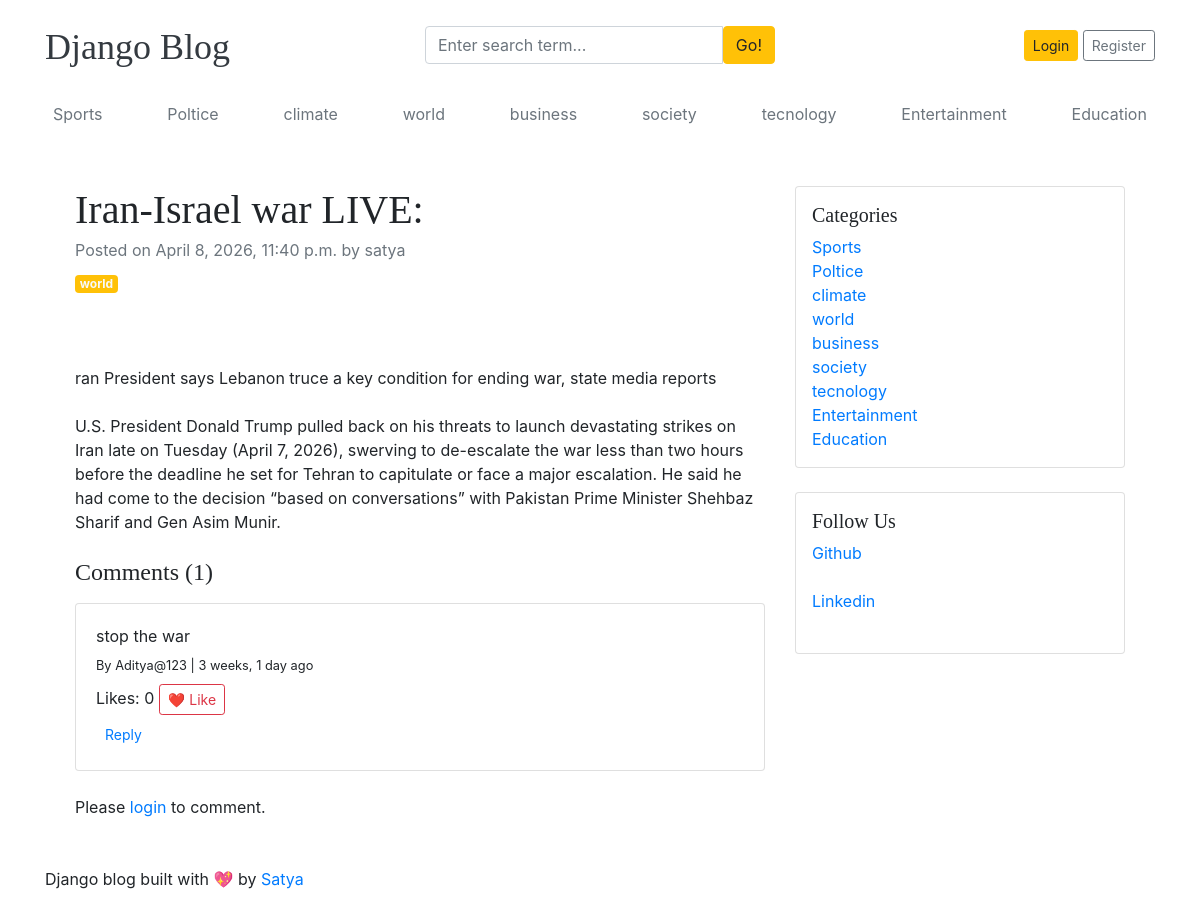
Page /blogs/iran-israel-war-live-14/ on the committed database.
### blogs/models.py (models this page shows, shortened)
class Category(models.Model):
    category_name = models.CharField(max_length=50, unique=True)
    created_at = models.DateTimeField(auto_now_add=True)
    updated_at = models.DateTimeField(auto_now=True)
    class Meta:
        verbose_name_plural = 'categories'

class Blog(models.Model):
    title = models.CharField(max_length=100)
    slug = models.SlugField(max_length=150, unique=True, blank=True)
    category = models.ForeignKey(Category, on_delete=models.CASCADE)
    author = models.ForeignKey(User, on_delete=models.CASCADE)
    featured_image = CloudinaryField('image')
    short_description = models.TextField(max_length=500)
    blog_body = models.TextField(max_length=2000)
    status = models.CharField(max_length=100, choices=STATUS_CHOICES, default="draft")
    is_featured = models.BooleanField(default=False)
    created_at = models.DateTimeField(auto_now_add=True)
    updated_at = models.DateTimeField(auto_now=True)

class Comment(models.Model):
    user = models.ForeignKey(User, on_delete=models.CASCADE)
    blog = models.ForeignKey(Blog, on_delete=models.CASCADE)
    comment = models.TextField(max_length=250)
    parent = models.ForeignKey(
        'self',
        null=True,
        blank=True,
        on_delete=models.CASCADE,
        related_name='replies'
    )
    likes = models.ManyToManyField(
        User,
        related_name='comment_likes',
        blank=True
    )
    created_at = models.DateTimeField(auto_now_add=True)
    updated_at = models.DateTimeField(auto_now=True)
    def total_likes(self):
        return self.likes.count()

### assignment/models.py (models this page shows, shortened)
class SocialLink(models.Model):
    platform =models.CharField( max_length=25)
    link= models.URLField( max_length=100)
    created_at= models.DateTimeField( auto_now_add=True)
    updated_at= models.DateTimeField( auto_now=True)

### blogs/views.py (the view, shortened to what this page needs)
# urls.py: path('blogs/<slug:slug>/', Blogsview.blogs, name='blogs'),
def blogs(request, slug):
    single_blog = get_object_or_404(Blog, slug=slug, status='published')
    comments = Comment.objects.filter(
    blog=single_blog,
    parent=None
).prefetch_related('replies', 'user')
    comment_count = Comment.objects.filter(blog=single_blog).count()
    return render(request, 'blogs.html', {
        'single_blog': single_blog,
        'comments': comments,
        'comment_count': comment_count
    })

### blogs/context_processors.py (called while the page is built)
def get_categories(request):
    categories = Category.objects.all()
    return dict(categories=categories)

def get_social_links(request):
    social_links = SocialLink.objects.all()
    return dict(social_links=social_links)

### templates/blogs.html (shortened to what this page needs)
{% extends 'base.html' %}
{% block content %}
<div class="container mt-5">
    <div class="row">
        <div class="col-lg-8">
            <article>
                <header class="mb-4">
                    <h1 class="fw-bolder mb-1">{{ single_blog.title }}</h1>
                    <div class="text-muted fst-italic mb-2">
                        Posted on {{ single_blog.created_at }} by {{ single_blog.author }}
                    </div>
                    <a class="badge bg-warning text-decoration-none text-light"
                       href="{% url 'posts_by_category' single_blog.category.id %}">
                        {{ single_blog.category.category_name }}
                    </a>
                </header>
                <figure class="mb-4">
                </figure>
                <section class="mb-5">
                    <p class="fs-5 mb-4">{{ single_blog.short_description }}</p>
                    <p class="fs-5 mb-4">{{ single_blog.blog_body }}</p>
                    <h4>Comments ({{ comment_count }})</h4>
                    {% if comments %}
                        {% for comment in comments %}
                        <div class="card mt-3">
                            <div class="card-body">
                                <p class="mb-1">
                                    {{ comment.comment }}
                                </p>
                                <small>
                                    By {{ comment.user }} |
                                    {{ comment.created_at|timesince }} ago
                                </small>
                                <div class="mt-2">
                                    Likes:
                                    <span id="like-count-{{ comment.id }}">
                                        {{ comment.total_likes }}
                                    </span>
                                    <button class="btn btn-sm btn-outline-danger ms-2"
                                            onclick="likeComment({{ comment.id }})">
                                        ❤️ Like
                                    </button>
                                </div>
                                <button class="btn btn-sm btn-link mt-1"
                                        onclick="setReply({{ comment.id }})">
                                    Reply
                                </button>
                            </div>
                        </div>
                        {% endfor %}
                    {% else %}
                        <p>No comments yet.</p>
                    {% endif %}
                    <div class="mt-4">
                        {% if user.is_authenticated %}
                        <form method="POST">
                            {% csrf_token %}
                            <textarea name="comment"
                                      class="form-control"
                                      placeholder="Write your comment..."
                                      required></textarea>
                            <input type="hidden" name="parent_id" id="parent_id" value="">
                            <button type="submit" class="btn btn-primary mt-2">
                                Submit
                            </button>
                        </form>
                        {% else %}
                            <p>
                                Please <a href="{% url 'login' %}">login</a> to comment.
                            </p>
                        {% endif %}
                    </div>
                </section>
            </article>
        </div>
        <div class="col-lg-4">
            <div class="card mb-4 p-3">
                <h5>Categories</h5>
                <ul class="list-unstyled mb-0">
                    {% for cat in categories %}
                        <li>
                            <a href="{% url 'posts_by_category' cat.id %}">
                                {{ cat.category_name }}
                            </a>
                        </li>
                    {% endfor %}
                </ul>
            </div>
            {% if social_links %}
            <div class="card mb-4 p-3">
                <h5>Follow Us</h5>
                {% for i in social_links %}
                    <a href="{{ i.link }}" target="_blank">
                        {{ i.platform }}
                    </a><br>
                {% endfor %}
            </div>
            {% endif %}
        </div>
    </div>
</div>
{% endblock %}

### templates/base.html (shortened to what this page needs)
{% load static %}
<!DOCTYPE html>
<html lang="en">
<head>
    <link href="https://getbootstrap.com/docs/4.0/dist/css/bootstrap.min.css" rel="stylesheet">
    <link href="{% static 'css/blog.css' %}" rel="stylesheet">
    <link rel="stylesheet" href="https://cdnjs.cloudflare.com/ajax/libs/font-awesome/4.7.0/css/font-awesome.min.css">
  </head>
<body>
    <div class="container">
      <header class="blog-header py-3">
        <div class="row flex-nowrap justify-content-between align-items-center">
          <div class="col-4 pt-1">
            <a class="blog-header-logo text-dark" href="/">Django Blog</a>
          </div>
          <div class="col-4">
            <form action="{% url 'search' %}" method="GET">
              <div class="input-group">
                <input class="form-control" type="text" name="keyword" value="{{ keyword }}" placeholder="Enter search term..." aria-label="Enter search term..." aria-describedby="button-search" />
                <button type="submit" class="btn btn-warning" id="button-search" type="button">Go!</button>
            </div>
            </form>
          </div>
          <div class="col-4 d-flex justify-content-end align-items-center">
            {% if not user.is_authenticated %}
            <a class="btn btn-sm btn-warning" href="{% url 'login' %}">Login</a> &nbsp;
            <a class="btn btn-sm btn-outline-secondary" href="{% url 'register' %}">Register</a>
            {% else %}
            <span><a href="{% url 'dashboard' %}">Dashboard</a></span>
            &emsp;
            <span><a href="{% url 'logout' %}">Logout</a></span>
            {% endif %}
          </div>
        </div>
      </header>
      <div class="nav-scroller py-1 mb-2">
        <nav class="nav d-flex justify-content-between">
          {% for cat in categories %}
          <a class="p-2 text-muted" href="{% url 'posts_by_category' cat.id %}">{{ cat.category_name }}</a>
          {% endfor %}
        </nav>
      </div>
<div class="container mt-3">
    {% block content %}
    {% endblock %}
</div>
<footer class="blog-footer">
    <p>Django blog built with 💖 by <a href="#">Satya</a></p>
  </footer>
  </body>
  </html>

### static/css/blog.css (style rules this page uses)
.blog-header-logo { font-family: "Playfair Display", Georgia, "Times New Roman", serif; font-size: 2.25rem; }
h1, h2, h3, h4, h5, h6 { font-family: "Playfair Display", Georgia, "Times New Roman", serif; }

### rows in the picture
Category: category_name "Sports"
Category: category_name "Poltice"
Category: category_name "climate"
Category: category_name "world"
Category: category_name "business"
Category: category_name "society"
Category: category_name "tecnology"
Category: category_name "Entertainment"
Category: category_name "Education"
Blog: title "Iran-Israel war LIVE:", created_at "April 8, 2026, 11:40 p.m.", author "satya", category.category_name "world", short_description "ran President says Lebanon truce a key condition for ending war, state media reports", blog_body "U.S. President Donald Trump pulled back on his threats to launch devastating strikes on Iran late on Tuesday (April 7, 2026), swerving to de-escalate the war less than two hours before the deadline he set for Tehran to capitulate or face a major escalation. He said he had come to the decision “based on conversations” with Pakistan Prime Minister Shehbaz Sharif and Gen Asim Munir."
Comment: comment "stop the war", user "Aditya@123", created_at "3 weeks, 1 day", total_likes "0"
SocialLink: platform "Github"
SocialLink: platform "Linkedin"

### other values in the picture
{{ comment_count }} "1"
